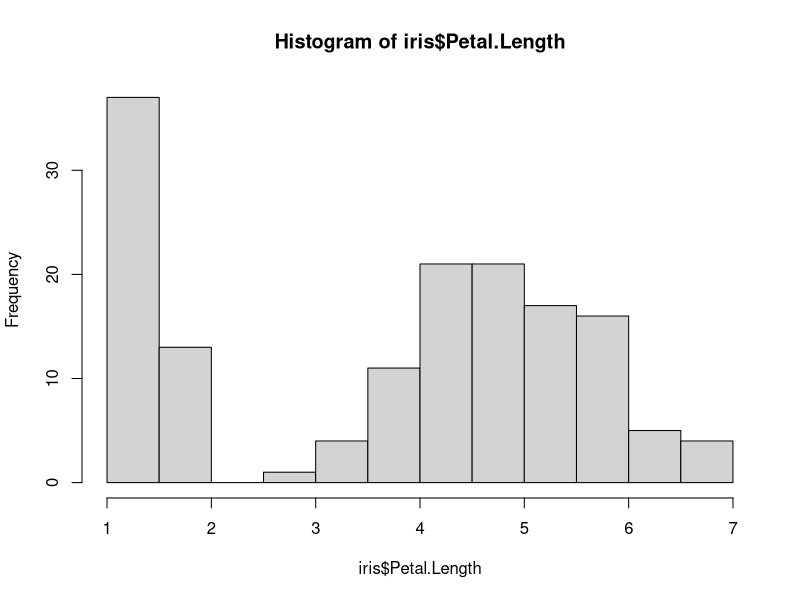
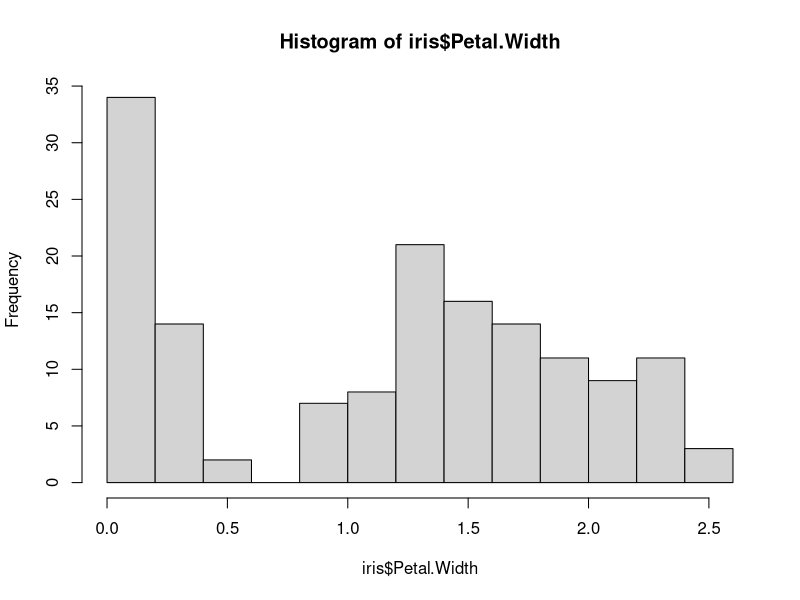
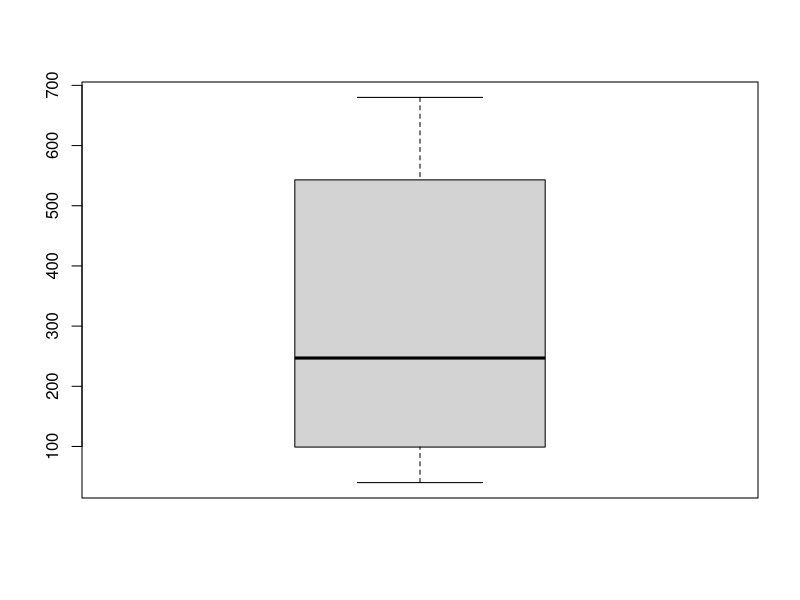
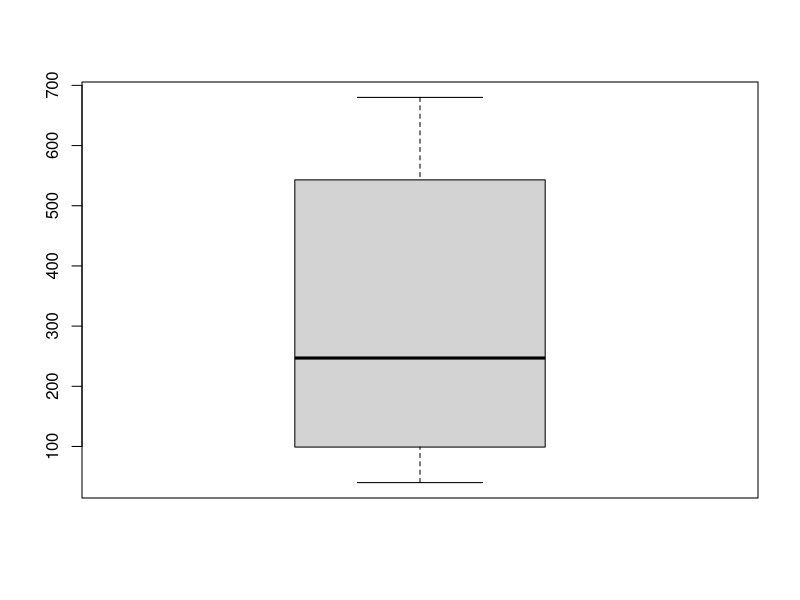
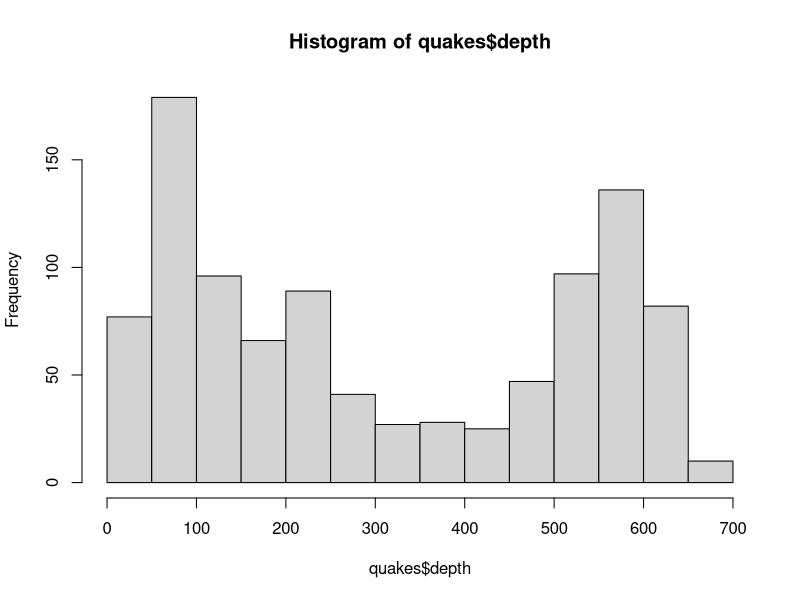
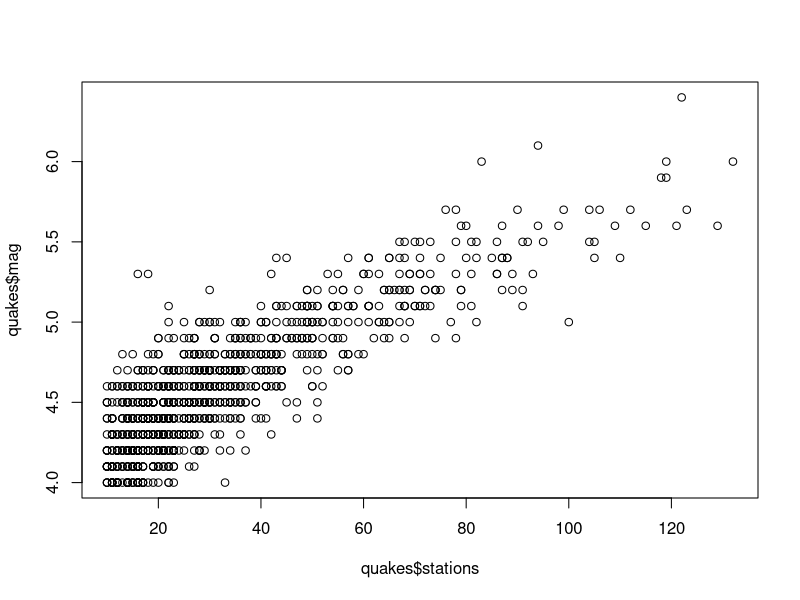
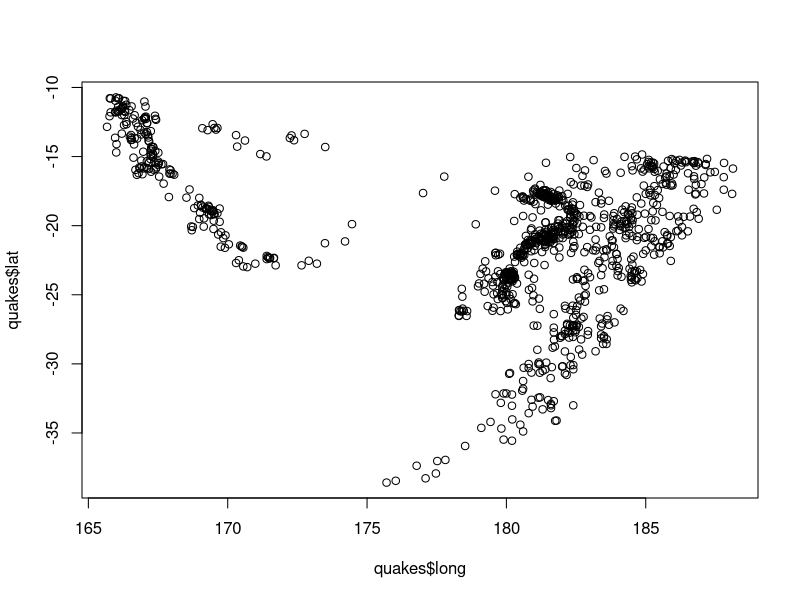

These figures' R source, in order:
## ---- chunk 1
#DO NOT EDIT THIS CHUNK OR ANYTHING ABOVE IT!
knitr::opts_chunk$set(echo = TRUE, eval = TRUE, fig.align = "center", warning = F, message = F, tidy=T, tidy.opts=list(width.cutoff=50))
## ---- chunk 2
head(quakes)
## ---- chunk 3
str(quakes)
## ---- chunk 4
min(quakes$mag)
max(quakes$mag)
mean(quakes$mag)
median(quakes$mag)
min(quakes$depth)
max(quakes$depth)
mean(quakes$depth)
median(quakes$depth)
## ---- chunk 5
median(quakes$mag[quakes$long > 175])
## ---- chunk 6
mags                           <- quakes$mag
longs                          <- quakes$long
is_long_greater_175            <- longs > 175 ## Makes a logical vector
mags_where_long_is_greater_175 <- mags[is_long_greater_175] ## Indexing using logical vector

median(mags_where_long_is_greater_175)
## ---- chunk 7
mean(quakes$mag[quakes$depth > median(quakes$depth)])
mean(quakes$mag[quakes$depth < median(quakes$depth)])
## ---- chunk 8
hist(iris$Petal.Length)
hist(iris$Petal.Width)
## ---- chunk 9
print(sd(iris$Petal.Length))
print(sd(iris$Petal.Width))
## ---- chunk 10
print(sd(quakes$lat[quakes$depth > median(quakes$depth)]))
print(sd(quakes$lat[quakes$depth < median(quakes$depth)]))
## ---- chunk 11
# update the code below by replacing the NA with the correct expression to convert to meters
quakes$depth_m <- quakes$depth * 1000
head(quakes$depth_m)
## ---- chunk 12
boxplot(quakes$depth)
## ---- chunk 13
# your code here
boxplot(quakes$depth)
hist(quakes$depth)
## ---- chunk 14
plot(quakes$stations, quakes$mag)
## ---- chunk 15
plot(quakes$long, quakes$lat)
## ---- chunk 16
## DO NOT DELETE OR MODIFY THIS CHUNK: IT MUST BE PRESENT TO RECEIVE CREDIT FOR THE ASSIGNMENT
sessionInfo(); Sys.time(); Sys.info()
